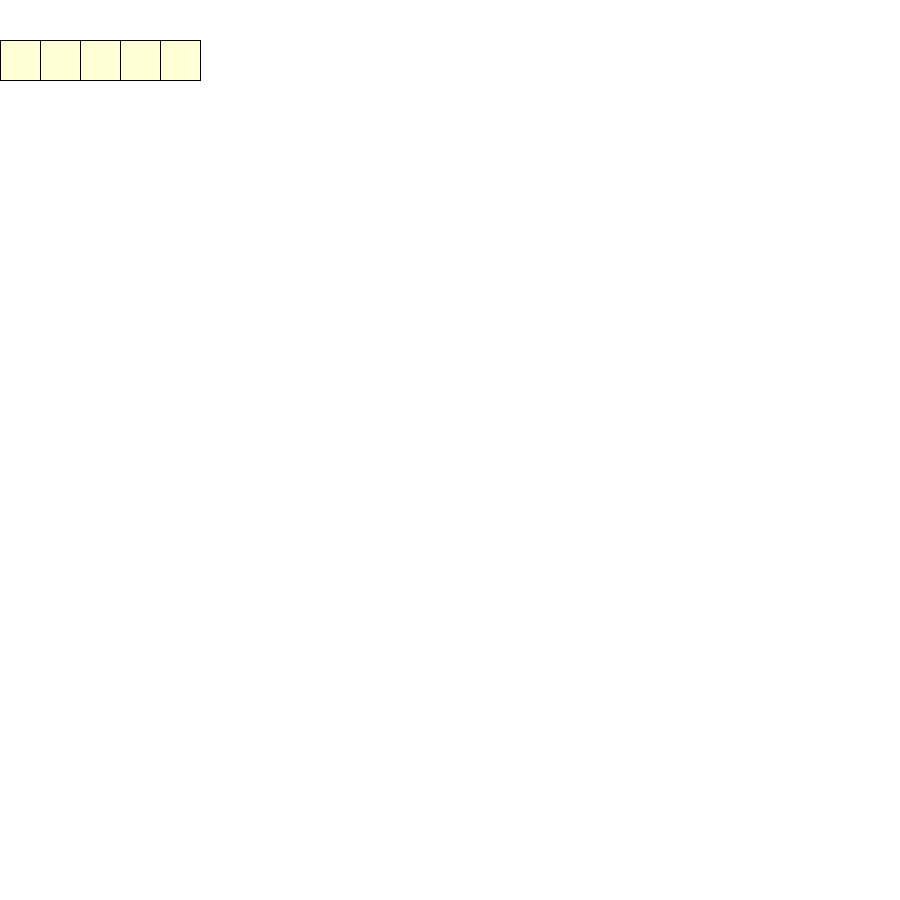
Frame 1 (no input)
Frame 60 (the mouse pressed at the canvas centre just before this capture): identical to frame 1, image omitted
Frame 120 (the mouse held since frame 60 and released just before this capture): identical to frame 1, image omitted

The Processing sketch that drew this single still picture (run headless with seeded random() and noise(); from frame 60 on, the mouse is pressed at the canvas centre):

// Processing sketch: DearDataEmotionsSketch
// ── DearDataEmotionsSketch.pde
String[] emotions = {
"Happy", "tired", "sad"

};

void setup()
{ background(255,255,255);
size(900,900);
}
void draw()
{
  for (int j=0; j<5; j++)
  {
 fill(255,254,214);
 square(40*j,40,40);
}
}
